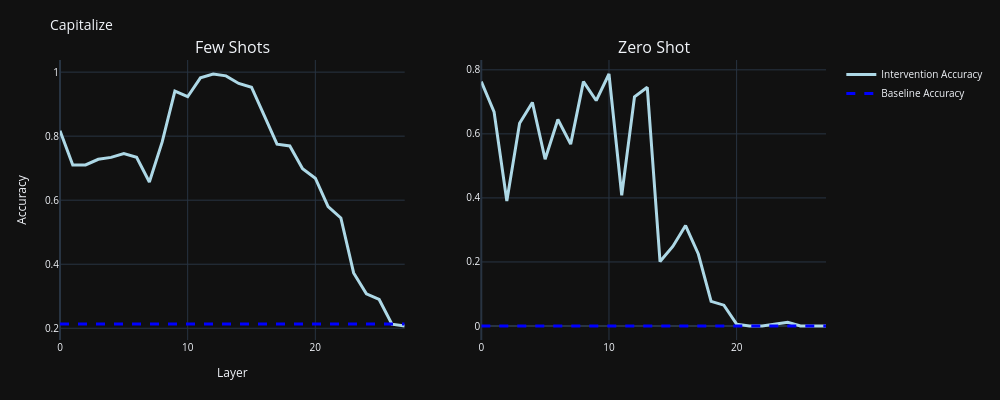

Notebook cell for this chart:
### Markdown cell above
# add to resid

### Code cell
result_path = '/oscar/data/epavlick/zyang220/results/fv_comm/gpt-j-6b/10heads/capitalize/'
intervention_acc_layer_sweep(result_path, fv_intervention="resid")

### Figure 1 — Plotly figure (JSON) as saved in the notebook; plotly's stock layout.template omitted (floating-point values rounded to 4 significant figures)
{"data": [{"line": {"color": "lightblue", "width": 3}, "mode": "lines", "name": "Intervention Accuracy", "type": "scatter", "x": [0, 1, 2, 3, 4, 5, 6, 7, 8, 9, 10, 11, 12, 13, 14, 15, 16, 17, 18, 19, 20, 21, 22, 23, 24, 25, 26, 27], "xaxis": "x", "y": [0.8166, 0.7101, 0.7101, 0.7278, 0.7337, 0.7456, 0.7337, 0.6568, 0.7811, 0.9408, 0.9231, 0.9822, 0.9941, 0.9882, 0.9645, 0.9527, 0.8639, 0.7751, 0.7692, 0.6982, 0.6686, 0.5799, 0.5444, 0.3728, 0.3077, 0.2899, 0.213, 0.2071], "yaxis": "y"}, {"line": {"color": "blue", "dash": "dash", "width": 3}, "mode": "lines", "name": "Baseline Accuracy", "type": "scatter", "x": [0, 1, 2, 3, 4, 5, 6, 7, 8, 9, 10, 11, 12, 13, 14, 15, 16, 17, 18, 19, 20, 21, 22, 23, 24, 25, 26, 27], "xaxis": "x", "y": [0.213, 0.213, 0.213, 0.213, 0.213, 0.213, 0.213, 0.213, 0.213, 0.213, 0.213, 0.213, 0.213, 0.213, 0.213, 0.213, 0.213, 0.213, 0.213, 0.213, 0.213, 0.213, 0.213, 0.213, 0.213, 0.213, 0.213, 0.213], "yaxis": "y"}, {"line": {"color": "lightblue", "width": 3}, "mode": "lines", "showlegend": false, "type": "scatter", "x": [0, 1, 2, 3, 4, 5, 6, 7, 8, 9, 10, 11, 12, 13, 14, 15, 16, 17, 18, 19, 20, 21, 22, 23, 24, 25, 26, 27], "xaxis": "x2", "y": [0.7633, 0.6686, 0.3905, 0.6331, 0.6982, 0.5207, 0.645, 0.568, 0.7633, 0.7041, 0.787, 0.4083, 0.716, 0.7456, 0.2012, 0.2485, 0.3136, 0.2249, 0.07692, 0.06509, 0.005917, 0, 0, 0.005917, 0.01183, 0, 0, 0], "yaxis": "y2"}, {"line": {"color": "blue", "dash": "dash", "width": 3}, "mode": "lines", "showlegend": false, "type": "scatter", "x": [0, 1, 2, 3, 4, 5, 6, 7, 8, 9, 10, 11, 12, 13, 14, 15, 16, 17, 18, 19, 20, 21, 22, 23, 24, 25, 26, 27], "xaxis": "x2", "y": [0, 0, 0, 0, 0, 0, 0, 0, 0, 0, 0, 0, 0, 0, 0, 0, 0, 0, 0, 0, 0, 0, 0, 0, 0, 0, 0, 0], "yaxis": "y2"}], "layout": {"annotations": [{"font": {"size": 16}, "showarrow": false, "text": "Few Shots", "x": 0.225, "xanchor": "center", "xref": "paper", "y": 1, "yanchor": "bottom", "yref": "paper"}, {"font": {"size": 16}, "showarrow": false, "text": "Zero Shot", "x": 0.775, "xanchor": "center", "xref": "paper", "y": 1, "yanchor": "bottom", "yref": "paper"}], "font": {"size": 10}, "height": 400, "margin": {"b": 60, "l": 60, "r": 40, "t": 60}, "title": {"text": "Capitalize"}, "width": 1000, "xaxis": {"anchor": "y", "domain": [0, 0.45], "title": {"text": "Layer"}}, "xaxis2": {"anchor": "y2", "domain": [0.55, 1]}, "yaxis": {"anchor": "x", "domain": [0, 1], "title": {"text": "Accuracy"}}, "yaxis2": {"anchor": "x2", "domain": [0, 1]}}}
